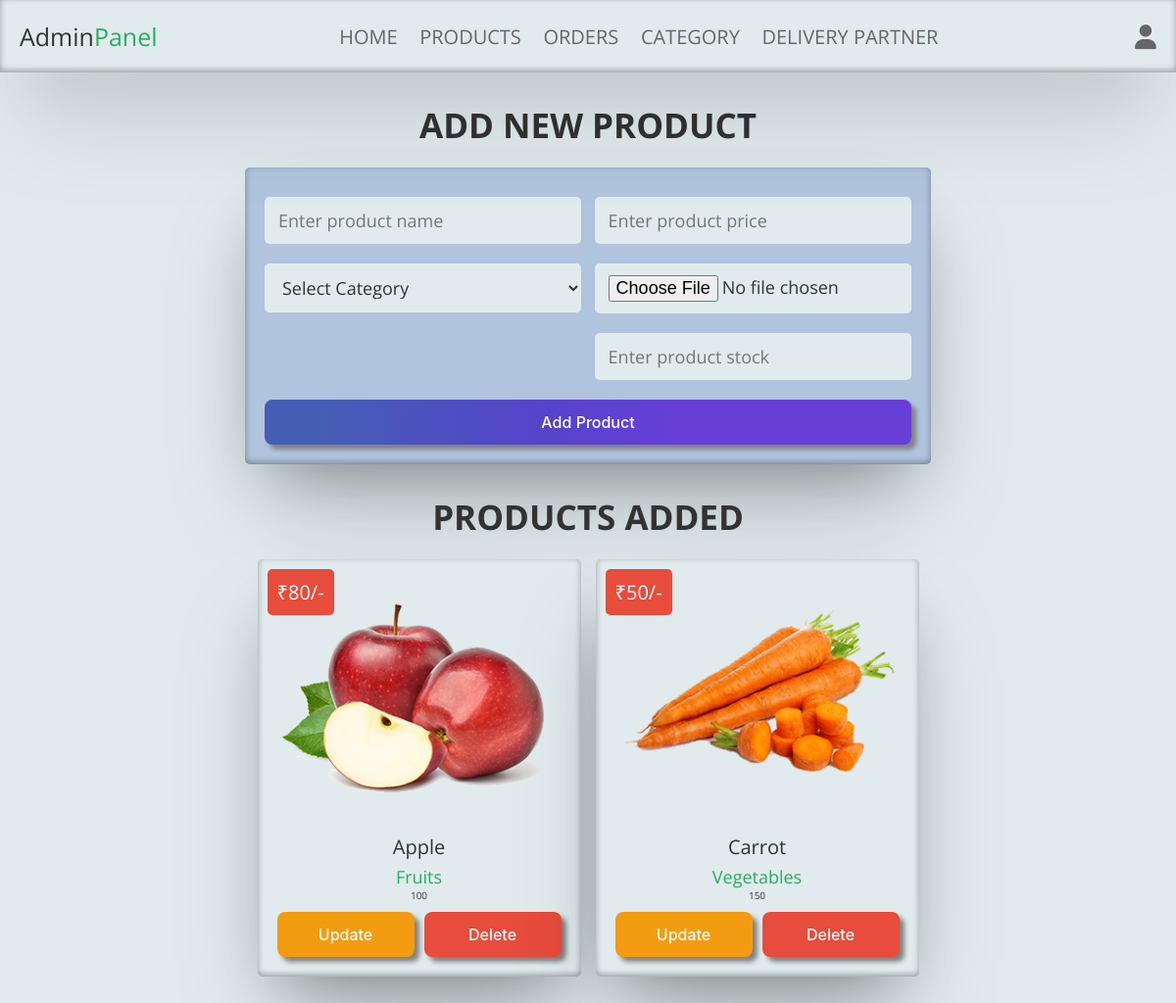
/admin_products.php (signed in), run on the app's committed database.
### tables this page shows
CREATE TABLE `products` (
  `id` int(100) NOT NULL,
  `name` varchar(100) NOT NULL,
  `category` varchar(20) NOT NULL,
  `price` int(100) NOT NULL,
  `image` varchar(100) NOT NULL,
  `stock` int(100) NOT NULL
);

### admin_products.php (the view, shortened to what this page needs)
<?php
@include 'config.php';
?>
<!DOCTYPE html>
<html lang="en">
<head>
   <link rel="stylesheet" href="https://cdnjs.cloudflare.com/ajax/libs/font-awesome/6.1.1/css/all.min.css">
   <link rel="stylesheet" href="css/admin_style.css">
</head>
<body class="admin_products">
<?php include 'admin_header.php'; ?>
<section class="add-products">
   <h1 class="title">Add New Product</h1>
   <form action="" method="POST" enctype="multipart/form-data">
      <div class="flex">
         <div class="inputBox">
         <input type="text" name="name" class="box" required placeholder="Enter product name">
         <select name="category" class="box" required>
            <option value="" selected disabled>Select Category</option>
         </select>
         </div>
         <div class="inputBox">
         <input type="number" min="0" name="price" class="box" required placeholder="Enter product price">
         <input type="file" name="image" required class="box" accept="image/jpg, image/jpeg, image/png">
         <input type="number" name="stock" class="box" placeholder="Enter product stock" required>
         </div>
      </div>
      <input type="submit" class="btn" value="add product" name="add_product">
   </form>
</section>
<section class="show-products">
   <h1 class="title">Products Added</h1>
   <div class="box-container">
   <?php
      $show_products = $conn->prepare("SELECT * FROM `products`");
      $show_products->execute();
      if($show_products->rowCount() > 0){
         while($fetch_products = $show_products->fetch(PDO::FETCH_ASSOC)){
   ?>
   <div class="box">
      <div class="price">₹<?= $fetch_products['price']; ?>/-</div>
      <img src="uploaded_img/<?= $fetch_products['image']; ?>" alt="">
      <div class="name"><?= $fetch_products['name']; ?></div>
      <div class="cat"><?= $fetch_products['category']; ?></div>
      <div class="stock"><?= $fetch_products['stock']; ?></div>
      <div class="flex-btn">
         <a href="admin_update_product.php?update=<?= $fetch_products['id']; ?>" class="option-btn">Update</a>
         <a href="admin_products.php?delete=<?= $fetch_products['id']; ?>" class="delete-btn" onclick="return confirm('Delete this product?');">Delete</a>
      </div>
   </div>
   <?php
      }
   }else{
      echo '<p class="empty">No products added yet!</p>';
   }
   ?>
   </div>
</section>
</body>
</html>

### css/admin_style.css (style rules this page uses)
:root { --color-1:#B0C4DE; --color-2: #E1EBEE; --box-shadow:rgba(7, 7, 7, 0.25) 0px 50px 100px -20px, rgba(0, 0, 0, 0.3) 0px 30px 60px -30px, rgba(7, 7, 7, 0.35) 0px -2px 6px 0px inset; }
body , .adminheader { background-color: var(--color-2); }
.add-products form { max-width: 70rem; padding:2rem; margin:0 auto; text-align: center; box-shadow: var(--box-shadow); background-color: var(--color-1); border-radius: .5rem; }
.add-products form .flex { display: flex; justify-content: space-between; flex-wrap: wrap; }
.add-products form .flex .inputBox { width: 49%; }
.add-products form .box { width: 100%; margin:1rem 0; padding:1.2rem 1.4rem; font-size: 1.8rem; color:var(--black); border-radius: .5rem; background-color: var(--color-2); }
.show-products { padding-top: 0; }
.show-products .box-container { display: grid; grid-template-columns: repeat(auto-fit, 33rem); gap:1.5rem; align-items: flex-start; justify-content:center; }
.show-products .box-container .box { text-align: center; box-shadow: var(--box-shadow); background-color: var(--color-2); border-radius: .5rem; padding:2rem; position: relative; }
.show-products .box-container .box .price { position: absolute; top:1rem; left:1rem; padding:1rem; font-size: 2rem; color:var(--white); background-color: var(--red); border-radius: .5rem; }
.show-products .box-container .box img { width: 100%; margin-bottom: 1rem; }
.show-products .box-container .box .name { margin:.5rem 0; font-size: 2rem; color:var(--black); }
.show-products .box-container .box .cat { font-size: 1.8rem; color:var(--green); }

### css/components.css (style rules this page uses)
:root { --green:#27ae60; --orange:#f39c12; --red:#e74c3c; --black:#333; --light-color:#666; --white:#fff; --light-bg:#f6f6f6; --border:.2rem solid var(--black); --color-1:#B0C4DE; --color-2: #E1EBEE; --box-shadow:0 .5rem 1rem rgba(0,0,0,.1); }
* { font-family: 'Open Sans', sans-serif; margin:0; padding:0; box-sizing: border-box; outline: none; border:none; text-decoration: none; color:var(--black); }
body { background-color: var(--light-bg); }
html { font-size: 62.5%; overflow-x: hidden; scroll-behavior: smooth; scroll-padding-top: 6.5rem; }
section { padding:3rem 2rem; max-width: 1200px; margin:0 auto; }
.btn, .delete-btn, .option-btn { display: block; width: 100%; margin-top: 1rem; border-radius: .5rem; padding:1.3rem 3rem; text-transform: capitalize; cursor: pointer; text-align: center; border-radius: 8px; border-style: none; box-sizing: border-box; color: #FFFFFF; cursor: pointer; flex-shrink: 0; font-family: "Inter UI","SF Pro Display",-apple-system,BlinkMacSystemFont,"Segoe UI",Roboto,Oxygen,Ubuntu,Cantarell,"Open Sans","Helvetica Neue",sans-serif; font-size: 16px; font-weight: 500; box-shadow: 5px 5px 5px gray; user-select: none; -webkit-user-select: none; touch-action: manipulation; }
.btn { background-image: linear-gradient(92.88deg, #455EB5 9.16%, #5643CC 43.89%, #673FD7 64.72%); }
.delete-btn { background-color: var(--red); }
.option-btn { background-color: var(--orange); }
.flex-btn { display: flex; flex-wrap: wrap; gap:1rem; }
.flex-btn > * { flex:1; }
.title { text-align: center; margin-bottom: 2rem; text-transform: uppercase; color:var(--black); font-size: 3.5rem; }

### data on the page
products: price "80", image (picture), name "Apple", category "Fruits", stock "100"
products: price "50", image (picture), name "Carrot", category "Vegetables", stock "150"
